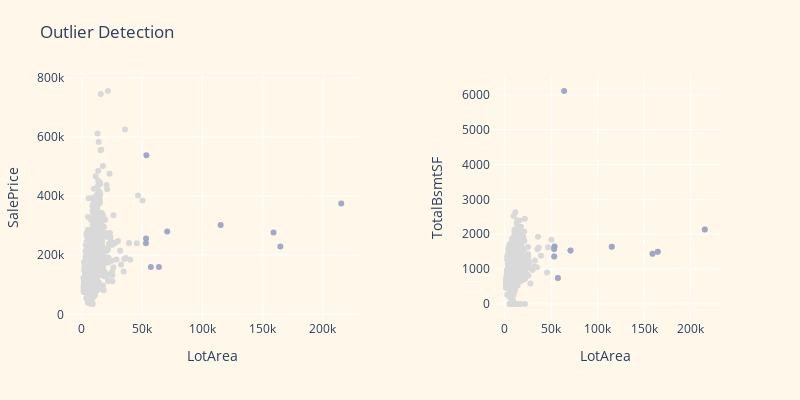

Write notebook code for a chart like this one.
### Code cell
outIndex = [1298, 769, 706, 249, 313, 457, 451, 384, 335, 1396]
outIndex2 = [1298, 523, 496, 440, 332]
outpos =  df.index.isin(outIndex)
inpos = ~outpos
outpos2 = df.index.isin(outIndex2)
inpos2 = ~outpos2

trace1 = go.Scatter(
    x = df.loc[inpos,'LotArea'],
    y = df.loc[inpos,'SalePrice'],
    mode = 'markers',
    marker = dict(
        color='rgba(217, 217, 217, 1.0)',
    ),
    text = 'Inner'
)
trace2 =  go.Scatter(
    x = df.loc[outIndex,'LotArea'],
    y = df.loc[outIndex, 'SalePrice'],
    mode = 'markers',
    marker = dict(
        color= 'rgba(156, 165, 196, 0.95)',
    ),
    text = 'Outlier'
)

trace3 = go.Scatter(
    x = df.loc[inpos2, 'LotArea'],
    y = df.loc[inpos2,'TotalBsmtSF'],
    mode = 'markers',
    marker = dict(
        color='rgba(217, 217, 217, 1.0)',
    ),
    xaxis = 'x2',
    yaxis = 'y2',
    text = 'Inner'
)
trace4 =  go.Scatter(
    x = df.loc[outIndex,'LotArea'],
    y = df.loc[outIndex, 'TotalBsmtSF'],
    mode = 'markers',
    marker = dict(
        color= 'rgba(156, 165, 196, 0.95)',
    ),
    xaxis = 'x2',
    yaxis = 'y2',
    text = 'Outlier'
)

xaxisDict =  dict(
            ticklen = 5,
            showgrid = True,
            zeroline = False,
            showline = False)
yaxisDict = dict(
        showgrid = True,
        zeroline = False,
        ticklen =5,
        gridwidth = 0
    )
data = [trace1, trace2, trace3, trace4]
layout = go.Layout(
    width = 800,
    height = 400,
    title = 'Outlier Detection',
    hovermode = 'closest',
    paper_bgcolor='rgb(254, 247, 234)',
    plot_bgcolor='rgb(254, 247, 234)',
    xaxis1 = xaxisDict,
    yaxis1 = yaxisDict,
    xaxis2 = xaxisDict,
    yaxis2 = yaxisDict,
    showlegend = False
)

fig = go.Figure(data = data, layout = layout)
fig.layout.xaxis1.update({'anchor': 'y1', 'domain' : [0, 0.45], 'title': 'LotArea'})
fig.layout.yaxis1.update({'anchor': 'x1', 'domain': [0, 1], 'title': 'SalePrice'})
fig.layout.xaxis2.update({'anchor': 'y2', 'domain' : [0.65, 1], 'title':'LotArea'})
fig.layout.yaxis2.update({'anchor': 'x2', 'domain': [0, 1], 'title' : 'TotalBsmtSF'})
fig.layout.margin.update({'t':75, 'l':50})

py.iplot(fig)
###
df = df.loc[~df.index.isin(totOut.index),:]
df_raw = df.copy()

### Figure 1 — Plotly figure (JSON) as saved in the notebook; plotly's stock layout.template omitted (floating-point values rounded to 4 significant figures; data arrays with more than 128 entries replaced by an {"elided": "..."} marker saying what was removed)
{"data": [{"marker": {"color": "rgba(217, 217, 217, 1.0)"}, "mode": "markers", "text": "Inner", "type": "scatter", "x": {"elided": "1441 int values"}, "y": {"elided": "1441 int values"}}, {"marker": {"color": "rgba(156, 165, 196, 0.95)"}, "mode": "markers", "text": "Outlier", "type": "scatter", "x": [63887, 53504, 115149, 159000, 215245, 53227, 70761, 53107, 164660, 57200], "y": [160000, 538000, 302000, 277000, 375000, 256000, 280000, 240000, 228950, 160000]}, {"marker": {"color": "rgba(217, 217, 217, 1.0)"}, "mode": "markers", "text": "Inner", "type": "scatter", "x": {"elided": "1446 int values"}, "xaxis": "x2", "y": {"elided": "1446 int values"}, "yaxis": "y2"}, {"marker": {"color": "rgba(156, 165, 196, 0.95)"}, "mode": "markers", "text": "Outlier", "type": "scatter", "x": [63887, 53504, 115149, 159000, 215245, 53227, 70761, 53107, 164660, 57200], "xaxis": "x2", "y": [6110, 1650, 1643, 1444, 2136, 1364, 1533, 1580, 1499, 747], "yaxis": "y2"}], "layout": {"height": 400, "hovermode": "closest", "margin": {"l": 50, "t": 75}, "paper_bgcolor": "rgb(254, 247, 234)", "plot_bgcolor": "rgb(254, 247, 234)", "showlegend": false, "title": {"text": "Outlier Detection"}, "width": 800, "xaxis": {"anchor": "y", "domain": [0, 0.45], "showgrid": true, "showline": false, "ticklen": 5, "title": {"text": "LotArea"}, "zeroline": false}, "xaxis2": {"anchor": "y2", "domain": [0.65, 1], "showgrid": true, "showline": false, "ticklen": 5, "title": {"text": "LotArea"}, "zeroline": false}, "yaxis": {"anchor": "x", "domain": [0, 1], "gridwidth": 0, "showgrid": true, "ticklen": 5, "title": {"text": "SalePrice"}, "zeroline": false}, "yaxis2": {"anchor": "x2", "domain": [0, 1], "gridwidth": 0, "showgrid": true, "ticklen": 5, "title": {"text": "TotalBsmtSF"}, "zeroline": false}}}
